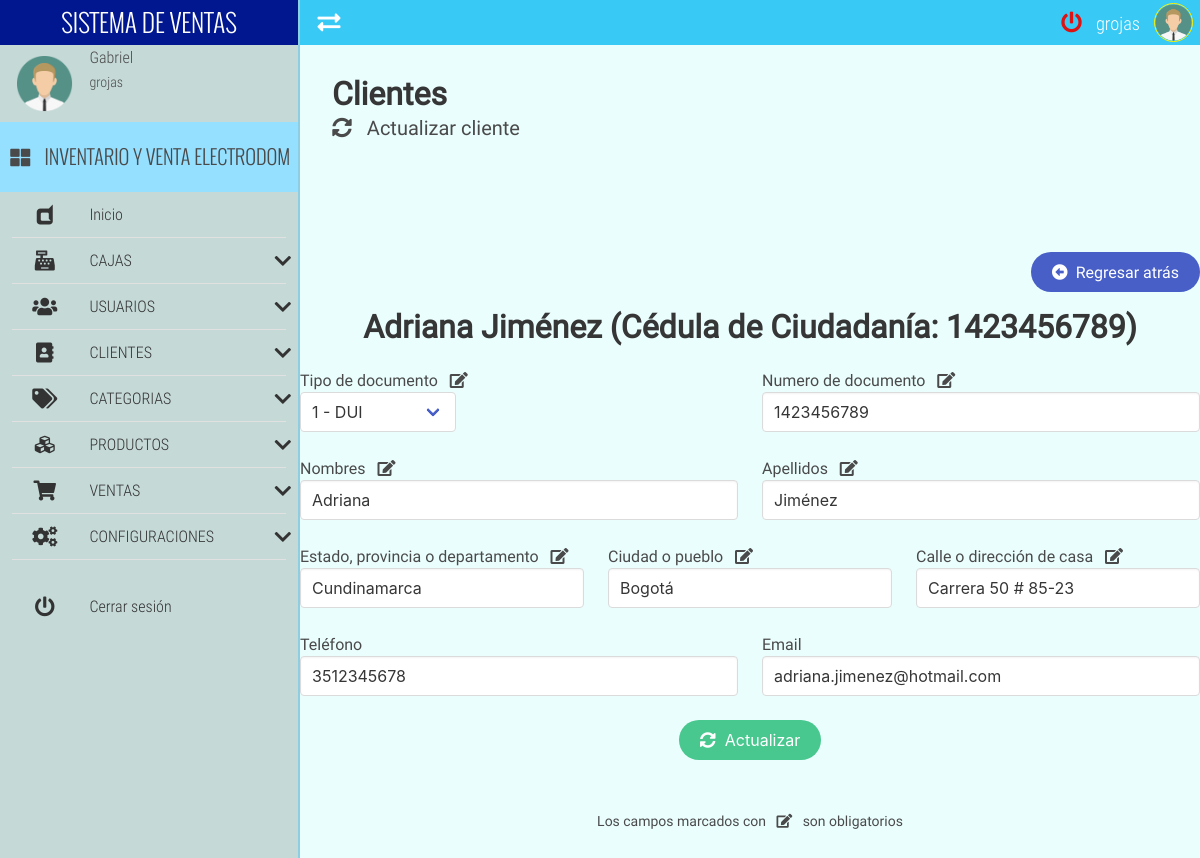
The app's page /clientUpdate/43/ (signed in) with its own data.
### tables this page shows
CREATE TABLE IF NOT EXISTS `cliente` (
  `cliente_id` int NOT NULL AUTO_INCREMENT,
  `cliente_tipo_documento` varchar(20) NOT NULL,
  `cliente_numero_documento` varchar(35) NOT NULL,
  `cliente_nombre` varchar(50) NOT NULL,
  `cliente_apellido` varchar(50) NOT NULL,
  `cliente_provincia` varchar(30) NOT NULL,
  `cliente_ciudad` varchar(30) NOT NULL,
  `cliente_direccion` varchar(70) NOT NULL,
  `cliente_telefono` varchar(20) NOT NULL,
  `cliente_email` varchar(50) NOT NULL,
  PRIMARY KEY (`cliente_id`)
);

### autoload.php (called while the page is built, shortened)
<?php
    spl_autoload_register(function($clase){
        $archivo= __DIR__."/".$clase.".php";
        $archivo=str_replace("\\","/",$archivo);
    });

### app/views/content/clientUpdate-view.php (the view, shortened to what this page needs)
<div class="container is-fluid mb-6">
	<h1 class="title">Clientes</h1>
	<h2 class="subtitle"><i class="fas fa-sync-alt"></i> &nbsp; Actualizar cliente</h2>
</div>
<div class="container pb-6 pt-6">
	<?php
		include "./app/views/inc/btn_back.php";
		$id=$insLogin->limpiarCadena($url[1]);
		$datos=$insLogin->seleccionarDatos("Unico","cliente","cliente_id",$id);
		if($datos->rowCount()==1){
			$datos=$datos->fetch();
	?>
	<h2 class="title has-text-centered"><?php echo $datos['cliente_nombre']." ".$datos['cliente_apellido']." (".$datos['cliente_tipo_documento'].": ".$datos['cliente_numero_documento'].")"; ?></h2>
	<form class="FormularioAjax" action="<?php echo APP_URL; ?>app/ajax/clienteAjax.php" method="POST" autocomplete="off" >
		<div class="columns">
		  	<div class="column">
		    	<div class="control">
					<label>Tipo de documento <?php echo CAMPO_OBLIGATORIO; ?></label><br>
				  	<div class="select">
					  	<select name="cliente_tipo_documento">
	                        <?php
	                        	echo $insLogin->generarSelect(DOCUMENTOS_USUARIOS,$datos['cliente_tipo_documento']);
	                        ?>
					  	</select>
					</div>
				</div>
		  	</div>
		  	<div class="column">
		    	<div class="control">
					<label>Numero de documento <?php echo CAMPO_OBLIGATORIO; ?></label>
				  	<input class="input" type="text" name="cliente_numero_documento" value="<?php echo $datos['cliente_numero_documento']; ?>" pattern="[a-zA-Z0-9-]{7,30}" maxlength="30" required >
				</div>
		  	</div>
		</div>
		<div class="columns">
		  	<div class="column">
		    	<div class="control">
					<label>Nombres <?php echo CAMPO_OBLIGATORIO; ?></label>
				  	<input class="input" type="text" name="cliente_nombre" value="<?php echo $datos['cliente_nombre']; ?>" pattern="[a-zA-ZáéíóúÁÉÍÓÚñÑ ]{3,40}" maxlength="40" required >
				</div>
		  	</div>
		  	<div class="column">
		    	<div class="control">
					<label>Apellidos <?php echo CAMPO_OBLIGATORIO; ?></label>
				  	<input class="input" type="text" name="cliente_apellido" value="<?php echo $datos['cliente_apellido']; ?>" pattern="[a-zA-ZáéíóúÁÉÍÓÚñÑ ]{3,40}" maxlength="40" required >
				</div>
		  	</div>
		</div>
		<div class="columns">
		  	<div class="column">
		    	<div class="control">
					<label>Estado, provincia o departamento <?php echo CAMPO_OBLIGATORIO; ?></label>
				  	<input class="input" type="text" name="cliente_provincia" value="<?php echo $datos['cliente_provincia']; ?>" pattern="[a-zA-ZáéíóúÁÉÍÓÚñÑ ]{4,30}" maxlength="30" required >
				</div>
		  	</div>
		  	<div class="column">
		    	<div class="control">
					<label>Ciudad o pueblo <?php echo CAMPO_OBLIGATORIO; ?></label>
				  	<input class="input" type="text" name="cliente_ciudad" value="<?php echo $datos['cliente_ciudad']; ?>" pattern="[a-zA-ZáéíóúÁÉÍÓÚñÑ ]{4,30}" maxlength="30" required >
				</div>
		  	</div>
		  	<div class="column">
		    	<div class="control">
					<label>Calle o dirección de casa <?php echo CAMPO_OBLIGATORIO; ?></label>
				  	<input class="input" type="text" name="cliente_direccion" value="<?php echo $datos['cliente_direccion']; ?>" pattern="[a-zA-Z0-9áéíóúÁÉÍÓÚñÑ().,#\- ]{4,70}" maxlength="70" required >
				</div>
		  	</div>
		</div>
		<div class="columns">
		  	<div class="column">
		    	<div class="control">
					<label>Teléfono</label>
				  	<input class="input" type="text" name="cliente_telefono" value="<?php echo $datos['cliente_telefono']; ?>" pattern="[0-9()+]{8,20}" maxlength="20" >
				</div>
		  	</div>
		  	<div class="column">
		    	<div class="control">
					<label>Email</label>
				  	<input class="input" type="email" name="cliente_email" value="<?php echo $datos['cliente_email']; ?>" maxlength="70" >
				</div>
		  	</div>
		</div>
		<p class="has-text-centered">
			<button type="submit" class="button is-success is-rounded"><i class="fas fa-sync-alt"></i> &nbsp; Actualizar</button>
		</p>
		<p class="has-text-centered pt-6">
            <small>Los campos marcados con <?php echo CAMPO_OBLIGATORIO; ?> son obligatorios</small>
        </p>
	</form>
	<?php
		}else{
			include "./app/views/inc/error_alert.php";
		}
	?>
</div>

### app/views/css/all.css (style rules this page uses)
.fa-edit:before { content: "\f044"; }
.fa-sync-alt:before { content: "\f2f1"; }
.fa, .fas { font-family: 'Font Awesome 5 Free'; font-weight: 900; }

### app/views/css/estilos.css (style rules this page uses)
body,html { height: 100%; width: 100%; margin: 0; padding: 0; font-size: 16px; font-family: "RobotoRegular"; position: relative; background-color: #fff; }

### records on screen
cliente: cliente_nombre "Adriana", cliente_apellido "Jiménez", cliente_tipo_documento "Cédula de Ciudadanía", cliente_numero_documento "1423456789", cliente_tipo_documento "1 - DUI", cliente_provincia "Cundinamarca", cliente_ciudad "Bogotá", cliente_direccion "Carrera 50 # 85-23", cliente_telefono "3512345678", cliente_email "adriana.jimenez@hotmail.com"

### other values on screen
$_SESSION['nombre'] "Gabriel"
$_SESSION['usuario'] "grojas"
APP_NAME "INVENTARIO Y VENTA ELECTRODOM"
